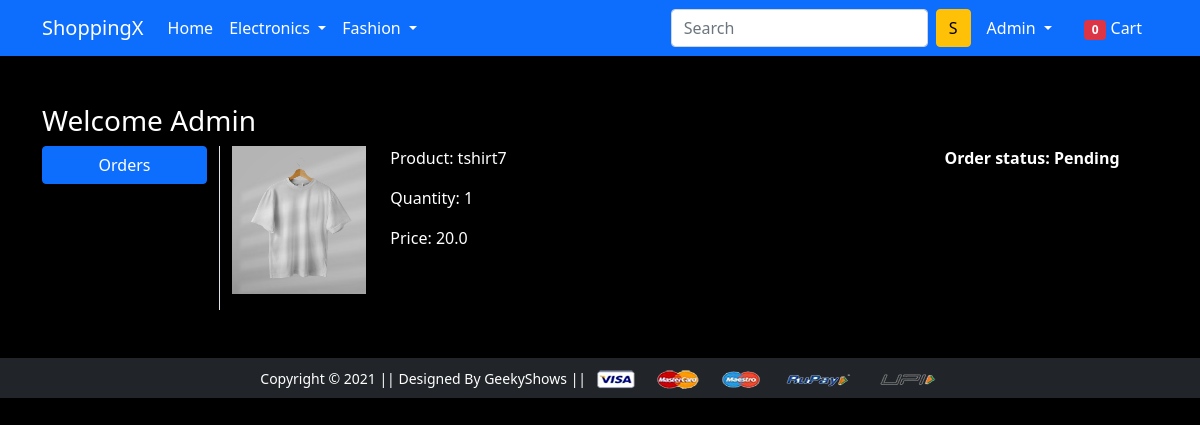
Screenshot of /orders/ (signed in) with the database file from the repository.
### app/models.py (models this page shows, shortened)
class OrderPlaced(models.Model):
    user = models.ForeignKey(User,on_delete=models.CASCADE)
    customer=models.ForeignKey(Customer,on_delete=models.CASCADE)
    product = models.ForeignKey(Product,on_delete=models.CASCADE)
    quantity = models.PositiveIntegerField(default=1)
    ordered_date = models.DateTimeField(auto_now_add=True)
    status = models.CharField(max_length=50,choices=STATUS_CHOICES,default='Pending')
    @property
    def total_cost(self):
        return self.quantity * self.product.discounted_price

class Product(models.Model):
    title = models.CharField(max_length=100)
    selling_price = models.FloatField()
    discounted_price =  models.FloatField()
    description = models.TextField()
    brand = models.CharField(max_length=100)
    category = models.CharField(choices=CATEGORY_CHOICES,max_length=2)
    product_image = models.ImageField(upload_to='productimg')

### app/views.py (the view)
# urls.py: path('orders/', views.orders, name='orders'),
@login_required
def orders(request):
  totalitem=0
  op = OrderPlaced.objects.filter(user=request.user)
  if request.user.is_authenticated:
    totalitem=len(Cart.objects.filter(user=request.user))
  return render(request, 'app/orders.html',{'order_placed':op,"totalitem":totalitem})

### app/templates/app/orders.html (shortened to what this page needs)
{% extends 'app/base.html' %}
{% load static %}
{% block main-content %}
<div class="container my-5">
    <div class="row">
        <h3>Welcome <span class="text-capitalize">{{ request.user }}</span></h3>
        <div class="col-sm-2 border-end">
            <ul class="list-unstyled">
                <li class="d-grid">
                    <a href="{% url 'orders' %}" class="btn btn-primary">Orders</a>
                </li>
            </ul>
        </div>
        <div class="col-sm-10">
            {% for op in order_placed %}
            <div class="shadow-sm mb-3">
                <div class="row">
                    <div class="col-sm-2">
                        <img src="{{ op.product.product_image.url }}" alt="" class="img-fluid" height="150" width="150">
                    </div>
                    <div class="col-sm-7">
                        <p>Product: {{ op.product.title }}</p>
                        <p>Quantity: {{ op.quantity }}</p>
                        <p>Price: {{ op.total_cost }}</p>
                    </div>
                    <div class="col-sm-3 fw-bold">
                        <p>Order status: {{ op.status }}</p>
                    </div>
                </div>
            </div>
            {% endfor %}
        </div>
    </div>
</div>
{% endblock main-content %}

### app/templates/app/base.html (shortened to what this page needs)
<!doctype html>
{% load static %}
<html lang="en">
  <head>
    <link href="https://cdn.jsdelivr.net/npm/bootstrap@5.0.0-beta1/dist/css/bootstrap.min.css" rel="stylesheet"
>
    <link rel="stylesheet" href="{% static 'app/css/owl.carousel.min.css' %}">
    <link rel="stylesheet" href="{% static 'app/css/all.min.css' %}">
    <link rel="stylesheet" href="{% static 'app/css/style.css' %}">
  </head>
  <body>
    <nav class="navbar navbar-expand-lg navbar-dark bg-primary">
      <div class="container">
        <a class="navbar-brand" href="/">ShoppingX</a>
        <div class="collapse navbar-collapse" id="navbarSupportedContent">
          <ul class="navbar-nav me-auto mb-2 mb-lg-0">
            <li class="nav-item">
              <a class="nav-link active" aria-current="page" href="/">Home</a>
            </li>
            <li class="nav-item dropdown">
              <a class="nav-link dropdown-toggle text-white" href="#" id="electronicsDropdown" role="button"
                data-bs-toggle="dropdown" aria-expanded="false">
                Electronics
              </a>
            </li>
            <li class="nav-item dropdown">
              <a class="nav-link dropdown-toggle text-white" href="#" id="fashionDropdown" role="button"
                data-bs-toggle="dropdown" aria-expanded="false">
                Fashion
              </a>
            </li>
          </ul>
          <form class="d-flex">
            <input class="form-control me-2" type="search" placeholder="Search" aria-label="Search">
            <button class="btn btn-warning" type="submit">S</button>
          </form>
          <div>
            <ul class="navbar-nav me-auto mb-2 mb-lg-0">
              {% if request.user.is_authenticated %}
              <li class="nav-item dropdown mx-2">
                <a class="nav-link dropdown-toggle text-white" href="#" id="profileDropdown" role="button"
                  data-bs-toggle="dropdown" aria-expanded="false">
                  {{request.user.username | capfirst}}
                </a>
              </li>
              <li class="nav-item mx-2">
                <a href="{% url 'showcart' %}" class="nav-link text-white"><span class="badge bg-danger">{{totalitem}}</span>
                  Cart </a>
              </li>
              {% endif %}
            </ul>
          </div>
        </div>
      </div>
    </nav>
    {% block main-content %} {% endblock main-content %}
    <footer class="container-fluid bg-dark text-center p-2 mt-5">
      <small class="text-white">Copyright &copy; 2021 || Designed By GeekyShows || </small>
      <img src="{% static 'app/images/payment.png' %}" alt="" srcset="" class="img-fluid" height="2px">
    </footer>
  </body>
</html>

### app/static/app/css/style.css (style rules this page uses)
body { background-color: #000; color: #fff; }

### rows the page displays
OrderPlaced: product.product_image (picture), product "tshirt7", quantity "1", total_cost "20.0", status "Pending"

### other values shown
{{ request.user.username | capfirst }} "Admin"
{{ totalitem }} "0"
{{ request.user }} "Admin"
